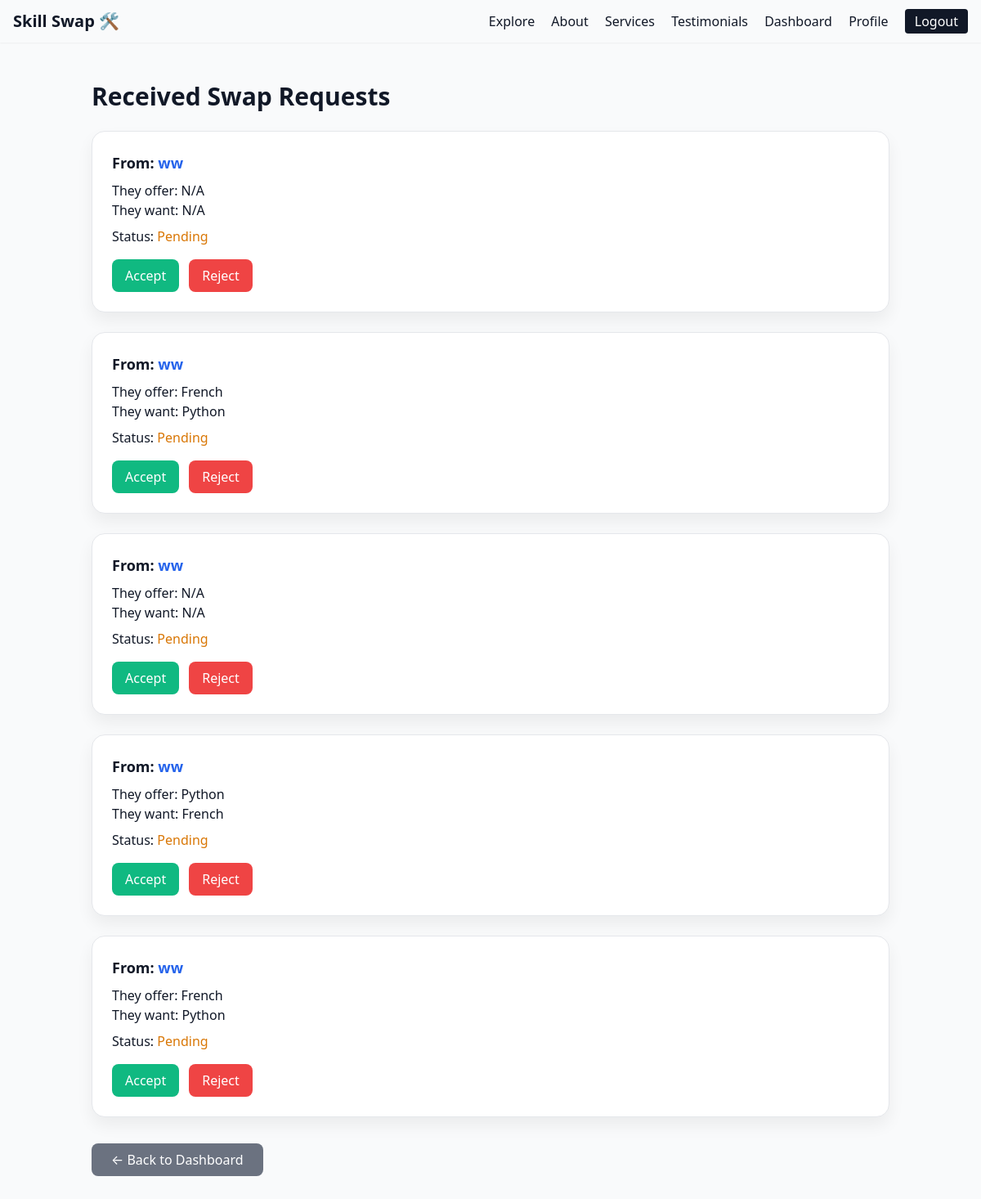
/received_requests (signed in), run on an earlier commit of the app's database.
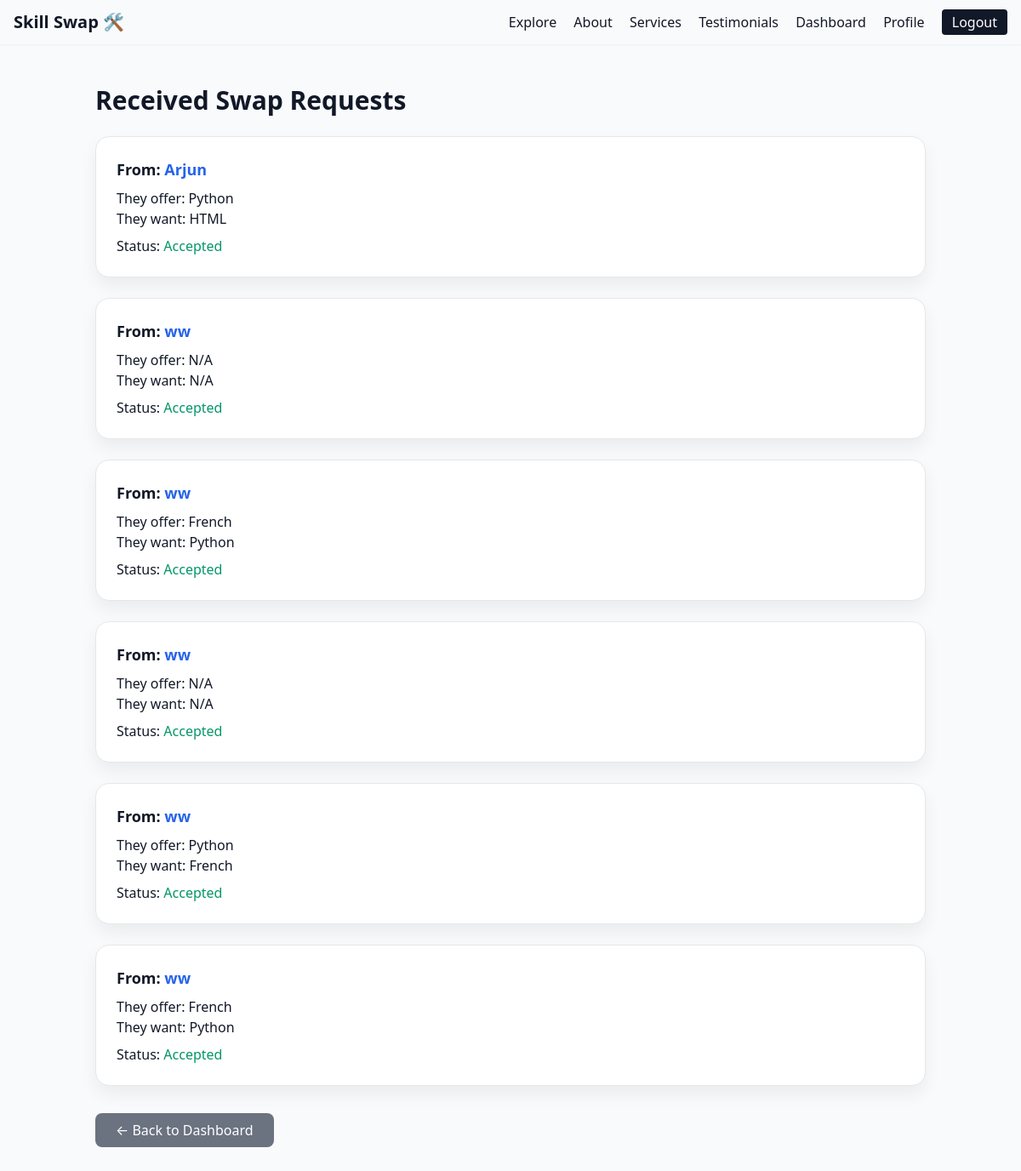
And on a later commit of the database.
### models.py (models this page shows)
class Swap(db.Model):
    __tablename__ = "swaps"
    id = db.Column(db.Integer, primary_key=True)
    requester_id = db.Column(db.Integer, db.ForeignKey("users.id", ondelete="CASCADE"), nullable=False)
    responder_id = db.Column(db.Integer, db.ForeignKey("users.id", ondelete="CASCADE"), nullable=False)
    offered_skill_id = db.Column(db.Integer, db.ForeignKey("skills.id"))
    wanted_skill_id = db.Column(db.Integer, db.ForeignKey("skills.id"))
    status = db.Column(db.String(20), default="pending", nullable=False)  # pending/accepted/declined/completed
    created_at = db.Column(db.DateTime, default=datetime.utcnow, nullable=False)
    requester = db.relationship("User", foreign_keys=[requester_id])
    responder = db.relationship("User", foreign_keys=[responder_id])
    offered_skill = db.relationship("Skill", foreign_keys=[offered_skill_id])
    wanted_skill = db.relationship("Skill", foreign_keys=[wanted_skill_id])

class User(UserMixin, db.Model):
    __tablename__ = "users"
    id = db.Column(db.Integer, primary_key=True)
    name = db.Column(db.String(120), nullable=False)
    email = db.Column(db.String(255), unique=True, nullable=False)
    password_hash = db.Column(db.String(255), nullable=False)
    bio = db.Column(db.Text)
    profile_pic = db.Column(
        db.String(255),
        default="default_profile.png"  # <-- make sure you place this in /static/uploads/ or /static/img/
    )
    created_at = db.Column(db.DateTime, default=datetime.utcnow, nullable=False)
    offered = db.relationship(
        "UserSkill",
        primaryjoin="and_(User.id==UserSkill.user_id, UserSkill.relation=='offer')",
        cascade="all, delete-orphan",
        lazy="dynamic",
        overlaps="wanted,user"
    )
    wanted = db.relationship(
        "UserSkill",
        primaryjoin="and_(User.id==UserSkill.user_id, UserSkill.relation=='want')",
        cascade="all, delete-orphan",
        lazy="dynamic",
        overlaps="offered,user"
    )

class Skill(db.Model):
    __tablename__ = "skills"
    id = db.Column(db.Integer, primary_key=True)
    name = db.Column(db.String(120), nullable=False, index=True, unique=True)
    description = db.Column(db.Text)
    category = db.Column(db.String(100), index=True)
    difficulty = db.Column(db.String(50), index=True)   # Beginner / Intermediate / Advanced
    location = db.Column(db.String(120), index=True)    # City, region, or online
    users = db.relationship(
        "UserSkill",
        back_populates="skill",
        cascade="all, delete-orphan"
    )

### app.py (the view)
    @app.route("/received_requests")
    @login_required
    def received_requests():
        requests = (
            Swap.query
            .filter_by(responder_id=current_user.id)
            .order_by(Swap.created_at.desc())
            .all()
        )
        return render_template("received_requests.html", requests=requests)

### app.py (called while the page is built)
@login_manager.user_loader
def load_user(user_id):
    return db.session.get(User, int(user_id))

### templates/received_requests.html
{% extends "base.html" %}
{% block content %}
<div class="max-w-5xl mx-auto px-6 py-12">
  <h1 class="text-3xl font-bold mb-6">Received Swap Requests</h1>
  {% if requests %}
    <div class="space-y-6">
      {% for swap in requests %}
        <div class="bg-white rounded-2xl shadow p-6 border">
          <p class="text-lg font-semibold">
            From:
            <a href="{{ url_for('user_profile', user_id=swap.requester.id) }}"
               class="text-blue-600 hover:underline">
              {{ swap.requester.name }}
            </a>
          </p>
          <p class="mt-2">
            <span class="font-medium">They offer:</span>
            {{ swap.offered_skill.name if swap.offered_skill else "N/A" }}
          </p>
          <p>
            <span class="font-medium">They want:</span>
            {{ swap.wanted_skill.name if swap.wanted_skill else "N/A" }}
          </p>
          <p class="mt-2">
            <span class="font-medium">Status:</span>
            <span class="{% if swap.status == 'pending' %}text-yellow-600
                          {% elif swap.status == 'accepted' %}text-green-600
                          {% elif swap.status == 'rejected' %}text-red-600
                          {% elif swap.status == 'completed' %}text-blue-600
                          {% else %}text-gray-600{% endif %}">
              {{ swap.status|capitalize }}
            </span>
          </p>
          {% if swap.status == "pending" %}
            <div class="mt-4 flex gap-3">
              <form method="POST"
                    action="{{ url_for('update_swap_status', swap_id=swap.id, action='accept') }}">
                <button type="submit"
                        class="px-4 py-2 rounded-lg bg-green-500 text-white hover:bg-green-600">
                  Accept
                </button>
              </form>
              <form method="POST"
                    action="{{ url_for('update_swap_status', swap_id=swap.id, action='reject') }}">
                <button type="submit"
                        class="px-4 py-2 rounded-lg bg-red-500 text-white hover:bg-red-600">
                  Reject
                </button>
              </form>
            </div>
          {% endif %}
        </div>
      {% endfor %}
    </div>
  {% else %}
    <p class="text-gray-600">No swap requests received yet.</p>
  {% endif %}
  <div class="mt-8">
    <a href="{{ url_for('dashboard') }}"
       class="inline-block px-6 py-2 rounded-lg bg-gray-500 text-white hover:bg-gray-600">
      ← Back to Dashboard
    </a>
  </div>
</div>
{% endblock %}

### templates/base.html (shortened to what this page needs)
<!doctype html>
<html lang="en">
<head>
  <link href="https://cdn.jsdelivr.net/npm/tailwindcss@2.2.19/dist/tailwind.min.css" rel="stylesheet">
  <link href="{{ url_for('static', filename='css/styles.css') }}" rel="stylesheet">
</head>
<body class="bg-gray-50 text-gray-900">
  <nav class="bg-white/80 backdrop-blur shadow-sm sticky top-0 z-50">
    <div class="max-w-7xl mx-auto px-4 py-3 flex justify-between items-center">
      <a href="/" class="font-extrabold text-xl">Skill Swap 🛠</a>
      <div class="space-x-4 text-sm md:text-base">
        <a href="/explore" class="hover:underline">Explore</a>
        <a href="#about" class="hover:underline">About</a>
        <a href="#services" class="hover:underline">Services</a>
        <a href="#testimonials" class="hover:underline">Testimonials</a>
        {% if current_user.is_authenticated %}
          <a href="/dashboard" class="hover:underline">Dashboard</a>
          <a href="/profile" class="hover:underline">Profile</a>
          <a href="/logout" class="px-3 py-1 bg-gray-900 text-white rounded">Logout</a>
        {% else %}
          <a href="/login" class="hover:underline">Login</a>
          <a href="/register" class="px-3 py-1 bg-gray-900 text-white rounded">Join Free</a>
        {% endif %}
      </div>
    </div>
  </nav>
  <main class="min-h-screen">
    {% block content %}{% endblock %}
  </main>
</body>
</html>

### static/css/styles.css (style rules this page uses)
.shadow { box-shadow: 0 10px 20px rgba(0,0,0,.06); }
html { scroll-behavior: smooth; }

What changed in the data, as far as the page shows it:
added Swap: requester.name "Arjun", offered_skill "Python", wanted_skill "HTML", status "Accepted"
changed Swap (number 2 of 6 on the later page): status "Pending" → "Accepted"; no longer shows "Accept Reject"
changed Swap (number 3 of 6 on the later page): status "Pending" → "Accepted"; no longer shows "Accept Reject"
changed Swap (number 4 of 6 on the later page): status "Pending" → "Accepted"; no longer shows "Accept Reject"
changed Swap (number 5 of 6 on the later page): status "Pending" → "Accepted"; no longer shows "Accept Reject"
changed Swap (number 6 of 6 on the later page): status "Pending" → "Accepted"; no longer shows "Accept Reject"
